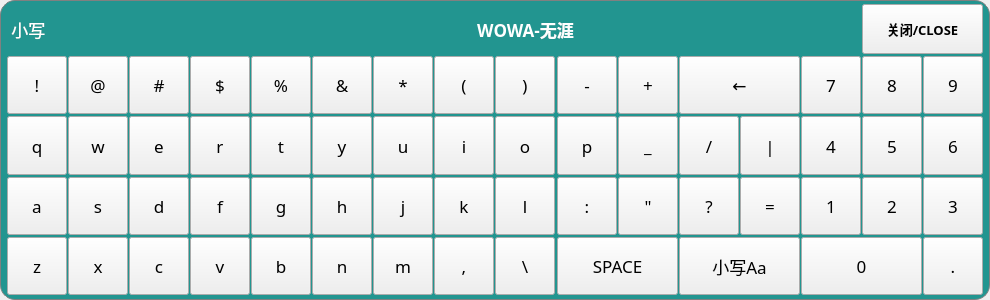
<?xml version="1.0" encoding="UTF-8"?>
<ui version="4.0">
 <class>frmInput</class>
 <widget class="QWidget" name="frmInput">
  <property name="geometry">
   <rect>
    <x>0</x>
    <y>0</y>
    <width>990</width>
    <height>300</height>
   </rect>
  </property>
  <property name="sizePolicy">
   <sizepolicy hsizetype="Expanding" vsizetype="Expanding">
    <horstretch>0</horstretch>
    <verstretch>0</verstretch>
   </sizepolicy>
  </property>
  <property name="maximumSize">
   <size>
    <width>1200</width>
    <height>400</height>
   </size>
  </property>
  <property name="windowTitle">
   <string>输入法</string>
  </property>
  <property name="styleSheet">
   <string notr="true"/>
  </property>
  <widget class="QFrame" name="frameMain">
   <property name="geometry">
    <rect>
     <x>0</x>
     <y>0</y>
     <width>990</width>
     <height>300</height>
    </rect>
   </property>
   <property name="sizePolicy">
    <sizepolicy hsizetype="Preferred" vsizetype="Preferred">
     <horstretch>0</horstretch>
     <verstretch>0</verstretch>
    </sizepolicy>
   </property>
   <property name="minimumSize">
    <size>
     <width>990</width>
     <height>300</height>
    </size>
   </property>
   <property name="maximumSize">
    <size>
     <width>990</width>
     <height>330</height>
    </size>
   </property>
   <property name="font">
    <font>
     <family>Microsoft YaHei</family>
     <pointsize>13</pointsize>
    </font>
   </property>
   <property name="styleSheet">
    <string notr="true">

#frameMain {
    border-radius: 15px;        /* 圆角半径 */
	background-color: rgb(34, 149, 144);
	border: 1px solid gray;
}


/* 按钮按下效果 */
QPushButton:pressed {
    background-color: #16615e;  /* 更深的颜色 */
    padding-top: 7px;          /* 模拟下沉效果 */
    padding-bottom: 5px;
    margin-top: 5px;           /* 保持总高度不变 */
}</string>
   </property>
   <layout class="QGridLayout" name="gridLayout" rowstretch="0,0,0,0,0">
    <property name="leftMargin">
     <number>6</number>
    </property>
    <property name="topMargin">
     <number>3</number>
    </property>
    <property name="rightMargin">
     <number>6</number>
    </property>
    <property name="bottomMargin">
     <number>4</number>
    </property>
    <property name="horizontalSpacing">
     <number>1</number>
    </property>
    <property name="verticalSpacing">
     <number>2</number>
    </property>
    <item row="3" column="1">
     <widget class="QPushButton" name="btns">
      <property name="sizePolicy">
       <sizepolicy hsizetype="Preferred" vsizetype="Preferred">
        <horstretch>0</horstretch>
        <verstretch>0</verstretch>
       </sizepolicy>
      </property>
      <property name="font">
       <font>
        <family>Microsoft YaHei</family>
        <pointsize>13</pointsize>
       </font>
      </property>
      <property name="focusPolicy">
       <enum>Qt::NoFocus</enum>
      </property>
      <property name="text">
       <string>s</string>
      </property>
     </widget>
    </item>
    <item row="1" column="5">
     <widget class="QPushButton" name="btnOther7">
      <property name="sizePolicy">
       <sizepolicy hsizetype="Preferred" vsizetype="Preferred">
        <horstretch>0</horstretch>
        <verstretch>0</verstretch>
       </sizepolicy>
      </property>
      <property name="font">
       <font>
        <family>Microsoft YaHei</family>
        <pointsize>13</pointsize>
       </font>
      </property>
      <property name="focusPolicy">
       <enum>Qt::NoFocus</enum>
      </property>
      <property name="text">
       <string>&amp;&amp;</string>
      </property>
     </widget>
    </item>
    <item row="3" column="0">
     <widget class="QPushButton" name="btna">
      <property name="sizePolicy">
       <sizepolicy hsizetype="Preferred" vsizetype="Preferred">
        <horstretch>0</horstretch>
        <verstretch>0</verstretch>
       </sizepolicy>
      </property>
      <property name="font">
       <font>
        <family>Microsoft YaHei</family>
        <pointsize>13</pointsize>
       </font>
      </property>
      <property name="focusPolicy">
       <enum>Qt::NoFocus</enum>
      </property>
      <property name="text">
       <string>a</string>
      </property>
     </widget>
    </item>
    <item row="2" column="6">
     <widget class="QPushButton" name="btnu">
      <property name="sizePolicy">
       <sizepolicy hsizetype="Preferred" vsizetype="Preferred">
        <horstretch>0</horstretch>
        <verstretch>0</verstretch>
       </sizepolicy>
      </property>
      <property name="font">
       <font>
        <family>Microsoft YaHei</family>
        <pointsize>13</pointsize>
       </font>
      </property>
      <property name="focusPolicy">
       <enum>Qt::NoFocus</enum>
      </property>
      <property name="text">
       <string>u</string>
      </property>
     </widget>
    </item>
    <item row="4" column="2">
     <widget class="QPushButton" name="btnc">
      <property name="sizePolicy">
       <sizepolicy hsizetype="Preferred" vsizetype="Preferred">
        <horstretch>0</horstretch>
        <verstretch>0</verstretch>
       </sizepolicy>
      </property>
      <property name="font">
       <font>
        <family>Microsoft YaHei</family>
        <pointsize>13</pointsize>
       </font>
      </property>
      <property name="focusPolicy">
       <enum>Qt::NoFocus</enum>
      </property>
      <property name="text">
       <string>c</string>
      </property>
     </widget>
    </item>
    <item row="1" column="1">
     <widget class="QPushButton" name="btnOther2">
      <property name="sizePolicy">
       <sizepolicy hsizetype="Preferred" vsizetype="Preferred">
        <horstretch>0</horstretch>
        <verstretch>0</verstretch>
       </sizepolicy>
      </property>
      <property name="font">
       <font>
        <family>Microsoft YaHei</family>
        <pointsize>13</pointsize>
       </font>
      </property>
      <property name="focusPolicy">
       <enum>Qt::NoFocus</enum>
      </property>
      <property name="text">
       <string>@</string>
      </property>
     </widget>
    </item>
    <item row="3" column="5">
     <widget class="QPushButton" name="btnh">
      <property name="sizePolicy">
       <sizepolicy hsizetype="Preferred" vsizetype="Preferred">
        <horstretch>0</horstretch>
        <verstretch>0</verstretch>
       </sizepolicy>
      </property>
      <property name="font">
       <font>
        <family>Microsoft YaHei</family>
        <pointsize>13</pointsize>
       </font>
      </property>
      <property name="focusPolicy">
       <enum>Qt::NoFocus</enum>
      </property>
      <property name="text">
       <string>h</string>
      </property>
     </widget>
    </item>
    <item row="2" column="0">
     <widget class="QPushButton" name="btnq">
      <property name="sizePolicy">
       <sizepolicy hsizetype="Preferred" vsizetype="Preferred">
        <horstretch>0</horstretch>
        <verstretch>0</verstretch>
       </sizepolicy>
      </property>
      <property name="font">
       <font>
        <family>Microsoft YaHei</family>
        <pointsize>13</pointsize>
       </font>
      </property>
      <property name="focusPolicy">
       <enum>Qt::NoFocus</enum>
      </property>
      <property name="text">
       <string>q</string>
      </property>
     </widget>
    </item>
    <item row="1" column="17">
     <widget class="QPushButton" name="btn9">
      <property name="sizePolicy">
       <sizepolicy hsizetype="Preferred" vsizetype="Preferred">
        <horstretch>0</horstretch>
        <verstretch>0</verstretch>
       </sizepolicy>
      </property>
      <property name="font">
       <font>
        <family>Microsoft YaHei</family>
        <pointsize>13</pointsize>
       </font>
      </property>
      <property name="focusPolicy">
       <enum>Qt::NoFocus</enum>
      </property>
      <property name="text">
       <string>9</string>
      </property>
     </widget>
    </item>
    <item row="1" column="3">
     <widget class="QPushButton" name="btnOther4">
      <property name="sizePolicy">
       <sizepolicy hsizetype="Preferred" vsizetype="Preferred">
        <horstretch>0</horstretch>
        <verstretch>0</verstretch>
       </sizepolicy>
      </property>
      <property name="font">
       <font>
        <family>Microsoft YaHei</family>
        <pointsize>13</pointsize>
       </font>
      </property>
      <property name="focusPolicy">
       <enum>Qt::NoFocus</enum>
      </property>
      <property name="text">
       <string>$</string>
      </property>
     </widget>
    </item>
    <item row="1" column="15">
     <widget class="QPushButton" name="btn7">
      <property name="sizePolicy">
       <sizepolicy hsizetype="Preferred" vsizetype="Preferred">
        <horstretch>0</horstretch>
        <verstretch>0</verstretch>
       </sizepolicy>
      </property>
      <property name="font">
       <font>
        <family>Microsoft YaHei</family>
        <pointsize>13</pointsize>
       </font>
      </property>
      <property name="focusPolicy">
       <enum>Qt::NoFocus</enum>
      </property>
      <property name="text">
       <string>7</string>
      </property>
     </widget>
    </item>
    <item row="3" column="4">
     <widget class="QPushButton" name="btng">
      <property name="sizePolicy">
       <sizepolicy hsizetype="Preferred" vsizetype="Preferred">
        <horstretch>0</horstretch>
        <verstretch>0</verstretch>
       </sizepolicy>
      </property>
      <property name="font">
       <font>
        <family>Microsoft YaHei</family>
        <pointsize>13</pointsize>
       </font>
      </property>
      <property name="focusPolicy">
       <enum>Qt::NoFocus</enum>
      </property>
      <property name="text">
       <string>g</string>
      </property>
     </widget>
    </item>
    <item row="1" column="12" colspan="2">
     <widget class="QPushButton" name="btnDelete">
      <property name="sizePolicy">
       <sizepolicy hsizetype="Preferred" vsizetype="Preferred">
        <horstretch>0</horstretch>
        <verstretch>0</verstretch>
       </sizepolicy>
      </property>
      <property name="font">
       <font>
        <family>Microsoft YaHei</family>
        <pointsize>13</pointsize>
       </font>
      </property>
      <property name="focusPolicy">
       <enum>Qt::NoFocus</enum>
      </property>
      <property name="text">
       <string>←</string>
      </property>
     </widget>
    </item>
    <item row="2" column="16">
     <widget class="QPushButton" name="btn5">
      <property name="sizePolicy">
       <sizepolicy hsizetype="Preferred" vsizetype="Preferred">
        <horstretch>0</horstretch>
        <verstretch>0</verstretch>
       </sizepolicy>
      </property>
      <property name="font">
       <font>
        <family>Microsoft YaHei</family>
        <pointsize>13</pointsize>
       </font>
      </property>
      <property name="focusPolicy">
       <enum>Qt::NoFocus</enum>
      </property>
      <property name="text">
       <string>5</string>
      </property>
     </widget>
    </item>
    <item row="3" column="3">
     <widget class="QPushButton" name="btnf">
      <property name="sizePolicy">
       <sizepolicy hsizetype="Preferred" vsizetype="Preferred">
        <horstretch>0</horstretch>
        <verstretch>0</verstretch>
       </sizepolicy>
      </property>
      <property name="font">
       <font>
        <family>Microsoft YaHei</family>
        <pointsize>13</pointsize>
       </font>
      </property>
      <property name="focusPolicy">
       <enum>Qt::NoFocus</enum>
      </property>
      <property name="text">
       <string>f</string>
      </property>
     </widget>
    </item>
    <item row="4" column="0">
     <widget class="QPushButton" name="btnz">
      <property name="sizePolicy">
       <sizepolicy hsizetype="Preferred" vsizetype="Preferred">
        <horstretch>0</horstretch>
        <verstretch>0</verstretch>
       </sizepolicy>
      </property>
      <property name="font">
       <font>
        <family>Microsoft YaHei</family>
        <pointsize>13</pointsize>
       </font>
      </property>
      <property name="focusPolicy">
       <enum>Qt::NoFocus</enum>
      </property>
      <property name="text">
       <string>z</string>
      </property>
     </widget>
    </item>
    <item row="2" column="13">
     <widget class="QPushButton" name="btnOther13">
      <property name="sizePolicy">
       <sizepolicy hsizetype="Preferred" vsizetype="Preferred">
        <horstretch>0</horstretch>
        <verstretch>0</verstretch>
       </sizepolicy>
      </property>
      <property name="font">
       <font>
        <family>Microsoft YaHei</family>
        <pointsize>13</pointsize>
       </font>
      </property>
      <property name="focusPolicy">
       <enum>Qt::NoFocus</enum>
      </property>
      <property name="text">
       <string>|</string>
      </property>
     </widget>
    </item>
    <item row="3" column="10">
     <widget class="QPushButton" name="btnOther14">
      <property name="sizePolicy">
       <sizepolicy hsizetype="Preferred" vsizetype="Preferred">
        <horstretch>0</horstretch>
        <verstretch>0</verstretch>
       </sizepolicy>
      </property>
      <property name="font">
       <font>
        <family>Microsoft YaHei</family>
        <pointsize>13</pointsize>
       </font>
      </property>
      <property name="focusPolicy">
       <enum>Qt::NoFocus</enum>
      </property>
      <property name="text">
       <string>:</string>
      </property>
     </widget>
    </item>
    <item row="3" column="17">
     <widget class="QPushButton" name="btn3">
      <property name="sizePolicy">
       <sizepolicy hsizetype="Preferred" vsizetype="Preferred">
        <horstretch>0</horstretch>
        <verstretch>0</verstretch>
       </sizepolicy>
      </property>
      <property name="font">
       <font>
        <family>Microsoft YaHei</family>
        <pointsize>13</pointsize>
       </font>
      </property>
      <property name="focusPolicy">
       <enum>Qt::NoFocus</enum>
      </property>
      <property name="text">
       <string>3</string>
      </property>
     </widget>
    </item>
    <item row="2" column="7">
     <widget class="QPushButton" name="btni">
      <property name="sizePolicy">
       <sizepolicy hsizetype="Preferred" vsizetype="Preferred">
        <horstretch>0</horstretch>
        <verstretch>0</verstretch>
       </sizepolicy>
      </property>
      <property name="font">
       <font>
        <family>Microsoft YaHei</family>
        <pointsize>13</pointsize>
       </font>
      </property>
      <property name="focusPolicy">
       <enum>Qt::NoFocus</enum>
      </property>
      <property name="text">
       <string>i</string>
      </property>
     </widget>
    </item>
    <item row="3" column="15">
     <widget class="QPushButton" name="btn1">
      <property name="sizePolicy">
       <sizepolicy hsizetype="Preferred" vsizetype="Preferred">
        <horstretch>0</horstretch>
        <verstretch>0</verstretch>
       </sizepolicy>
      </property>
      <property name="font">
       <font>
        <family>Microsoft YaHei</family>
        <pointsize>13</pointsize>
       </font>
      </property>
      <property name="focusPolicy">
       <enum>Qt::NoFocus</enum>
      </property>
      <property name="text">
       <string>1</string>
      </property>
     </widget>
    </item>
    <item row="3" column="7">
     <widget class="QPushButton" name="btnk">
      <property name="sizePolicy">
       <sizepolicy hsizetype="Preferred" vsizetype="Preferred">
        <horstretch>0</horstretch>
        <verstretch>0</verstretch>
       </sizepolicy>
      </property>
      <property name="font">
       <font>
        <family>Microsoft YaHei</family>
        <pointsize>13</pointsize>
       </font>
      </property>
      <property name="focusPolicy">
       <enum>Qt::NoFocus</enum>
      </property>
      <property name="text">
       <string>k</string>
      </property>
     </widget>
    </item>
    <item row="4" column="3">
     <widget class="QPushButton" name="btnv">
      <property name="sizePolicy">
       <sizepolicy hsizetype="Preferred" vsizetype="Preferred">
        <horstretch>0</horstretch>
        <verstretch>0</verstretch>
       </sizepolicy>
      </property>
      <property name="font">
       <font>
        <family>Microsoft YaHei</family>
        <pointsize>13</pointsize>
       </font>
      </property>
      <property name="focusPolicy">
       <enum>Qt::NoFocus</enum>
      </property>
      <property name="text">
       <string>v</string>
      </property>
     </widget>
    </item>
    <item row="4" column="1">
     <widget class="QPushButton" name="btnx">
      <property name="sizePolicy">
       <sizepolicy hsizetype="Preferred" vsizetype="Preferred">
        <horstretch>0</horstretch>
        <verstretch>0</verstretch>
       </sizepolicy>
      </property>
      <property name="font">
       <font>
        <family>Microsoft YaHei</family>
        <pointsize>13</pointsize>
       </font>
      </property>
      <property name="focusPolicy">
       <enum>Qt::NoFocus</enum>
      </property>
      <property name="text">
       <string>x</string>
      </property>
     </widget>
    </item>
    <item row="1" column="2">
     <widget class="QPushButton" name="btnOther3">
      <property name="sizePolicy">
       <sizepolicy hsizetype="Preferred" vsizetype="Preferred">
        <horstretch>0</horstretch>
        <verstretch>0</verstretch>
       </sizepolicy>
      </property>
      <property name="font">
       <font>
        <family>Microsoft YaHei</family>
        <pointsize>13</pointsize>
       </font>
      </property>
      <property name="focusPolicy">
       <enum>Qt::NoFocus</enum>
      </property>
      <property name="text">
       <string>#</string>
      </property>
     </widget>
    </item>
    <item row="4" column="5">
     <widget class="QPushButton" name="btnn">
      <property name="sizePolicy">
       <sizepolicy hsizetype="Preferred" vsizetype="Preferred">
        <horstretch>0</horstretch>
        <verstretch>0</verstretch>
       </sizepolicy>
      </property>
      <property name="font">
       <font>
        <family>Microsoft YaHei</family>
        <pointsize>13</pointsize>
       </font>
      </property>
      <property name="focusPolicy">
       <enum>Qt::NoFocus</enum>
      </property>
      <property name="text">
       <string>n</string>
      </property>
     </widget>
    </item>
    <item row="4" column="10" colspan="2">
     <widget class="QPushButton" name="btnSpace">
      <property name="sizePolicy">
       <sizepolicy hsizetype="Preferred" vsizetype="Preferred">
        <horstretch>0</horstretch>
        <verstretch>0</verstretch>
       </sizepolicy>
      </property>
      <property name="font">
       <font>
        <family>Microsoft YaHei</family>
        <pointsize>13</pointsize>
       </font>
      </property>
      <property name="focusPolicy">
       <enum>Qt::NoFocus</enum>
      </property>
      <property name="text">
       <string>SPACE</string>
      </property>
     </widget>
    </item>
    <item row="2" column="11">
     <widget class="QPushButton" name="btnOther10">
      <property name="sizePolicy">
       <sizepolicy hsizetype="Preferred" vsizetype="Preferred">
        <horstretch>0</horstretch>
        <verstretch>0</verstretch>
       </sizepolicy>
      </property>
      <property name="font">
       <font>
        <family>Microsoft YaHei</family>
        <pointsize>13</pointsize>
       </font>
      </property>
      <property name="focusPolicy">
       <enum>Qt::NoFocus</enum>
      </property>
      <property name="text">
       <string>_</string>
      </property>
     </widget>
    </item>
    <item row="3" column="16">
     <widget class="QPushButton" name="btn2">
      <property name="sizePolicy">
       <sizepolicy hsizetype="Preferred" vsizetype="Preferred">
        <horstretch>0</horstretch>
        <verstretch>0</verstretch>
       </sizepolicy>
      </property>
      <property name="font">
       <font>
        <family>Microsoft YaHei</family>
        <pointsize>13</pointsize>
       </font>
      </property>
      <property name="focusPolicy">
       <enum>Qt::NoFocus</enum>
      </property>
      <property name="text">
       <string>2</string>
      </property>
     </widget>
    </item>
    <item row="2" column="5">
     <widget class="QPushButton" name="btny">
      <property name="sizePolicy">
       <sizepolicy hsizetype="Preferred" vsizetype="Preferred">
        <horstretch>0</horstretch>
        <verstretch>0</verstretch>
       </sizepolicy>
      </property>
      <property name="font">
       <font>
        <family>Microsoft YaHei</family>
        <pointsize>13</pointsize>
       </font>
      </property>
      <property name="focusPolicy">
       <enum>Qt::NoFocus</enum>
      </property>
      <property name="text">
       <string>y</string>
      </property>
     </widget>
    </item>
    <item row="3" column="13">
     <widget class="QPushButton" name="btnOther16">
      <property name="sizePolicy">
       <sizepolicy hsizetype="Preferred" vsizetype="Preferred">
        <horstretch>0</horstretch>
        <verstretch>0</verstretch>
       </sizepolicy>
      </property>
      <property name="font">
       <font>
        <family>Microsoft YaHei</family>
        <pointsize>13</pointsize>
       </font>
      </property>
      <property name="focusPolicy">
       <enum>Qt::NoFocus</enum>
      </property>
      <property name="text">
       <string>=</string>
      </property>
     </widget>
    </item>
    <item row="2" column="8">
     <widget class="QPushButton" name="btno">
      <property name="sizePolicy">
       <sizepolicy hsizetype="Preferred" vsizetype="Preferred">
        <horstretch>0</horstretch>
        <verstretch>0</verstretch>
       </sizepolicy>
      </property>
      <property name="font">
       <font>
        <family>Microsoft YaHei</family>
        <pointsize>13</pointsize>
       </font>
      </property>
      <property name="focusPolicy">
       <enum>Qt::NoFocus</enum>
      </property>
      <property name="text">
       <string>o</string>
      </property>
     </widget>
    </item>
    <item row="2" column="12">
     <widget class="QPushButton" name="btnOther12">
      <property name="sizePolicy">
       <sizepolicy hsizetype="Preferred" vsizetype="Preferred">
        <horstretch>0</horstretch>
        <verstretch>0</verstretch>
       </sizepolicy>
      </property>
      <property name="font">
       <font>
        <family>Microsoft YaHei</family>
        <pointsize>13</pointsize>
       </font>
      </property>
      <property name="focusPolicy">
       <enum>Qt::NoFocus</enum>
      </property>
      <property name="text">
       <string>/</string>
      </property>
     </widget>
    </item>
    <item row="3" column="2">
     <widget class="QPushButton" name="btnd">
      <property name="sizePolicy">
       <sizepolicy hsizetype="Preferred" vsizetype="Preferred">
        <horstretch>0</horstretch>
        <verstretch>0</verstretch>
       </sizepolicy>
      </property>
      <property name="font">
       <font>
        <family>Microsoft YaHei</family>
        <pointsize>13</pointsize>
       </font>
      </property>
      <property name="focusPolicy">
       <enum>Qt::NoFocus</enum>
      </property>
      <property name="text">
       <string>d</string>
      </property>
     </widget>
    </item>
    <item row="4" column="12" colspan="2">
     <widget class="QPushButton" name="btnType">
      <property name="sizePolicy">
       <sizepolicy hsizetype="Preferred" vsizetype="Preferred">
        <horstretch>0</horstretch>
        <verstretch>0</verstretch>
       </sizepolicy>
      </property>
      <property name="font">
       <font>
        <family>Microsoft YaHei</family>
        <pointsize>13</pointsize>
       </font>
      </property>
      <property name="focusPolicy">
       <enum>Qt::NoFocus</enum>
      </property>
      <property name="text">
       <string>小写Aa</string>
      </property>
     </widget>
    </item>
    <item row="1" column="0">
     <widget class="QPushButton" name="btnOther1">
      <property name="sizePolicy">
       <sizepolicy hsizetype="Preferred" vsizetype="Preferred">
        <horstretch>0</horstretch>
        <verstretch>0</verstretch>
       </sizepolicy>
      </property>
      <property name="font">
       <font>
        <family>Microsoft YaHei</family>
        <pointsize>13</pointsize>
       </font>
      </property>
      <property name="focusPolicy">
       <enum>Qt::NoFocus</enum>
      </property>
      <property name="text">
       <string>!</string>
      </property>
     </widget>
    </item>
    <item row="3" column="8">
     <widget class="QPushButton" name="btnl">
      <property name="sizePolicy">
       <sizepolicy hsizetype="Preferred" vsizetype="Preferred">
        <horstretch>0</horstretch>
        <verstretch>0</verstretch>
       </sizepolicy>
      </property>
      <property name="font">
       <font>
        <family>Microsoft YaHei</family>
        <pointsize>13</pointsize>
       </font>
      </property>
      <property name="focusPolicy">
       <enum>Qt::NoFocus</enum>
      </property>
      <property name="text">
       <string>l</string>
      </property>
     </widget>
    </item>
    <item row="1" column="7">
     <widget class="QPushButton" name="btnOther19">
      <property name="sizePolicy">
       <sizepolicy hsizetype="Preferred" vsizetype="Preferred">
        <horstretch>0</horstretch>
        <verstretch>0</verstretch>
       </sizepolicy>
      </property>
      <property name="font">
       <font>
        <family>Microsoft YaHei</family>
        <pointsize>13</pointsize>
       </font>
      </property>
      <property name="focusPolicy">
       <enum>Qt::NoFocus</enum>
      </property>
      <property name="text">
       <string>(</string>
      </property>
     </widget>
    </item>
    <item row="4" column="8">
     <widget class="QPushButton" name="btnOther18">
      <property name="sizePolicy">
       <sizepolicy hsizetype="Preferred" vsizetype="Preferred">
        <horstretch>0</horstretch>
        <verstretch>0</verstretch>
       </sizepolicy>
      </property>
      <property name="font">
       <font>
        <family>Microsoft YaHei</family>
        <pointsize>13</pointsize>
       </font>
      </property>
      <property name="focusPolicy">
       <enum>Qt::NoFocus</enum>
      </property>
      <property name="text">
       <string>\</string>
      </property>
     </widget>
    </item>
    <item row="2" column="2">
     <widget class="QPushButton" name="btne">
      <property name="sizePolicy">
       <sizepolicy hsizetype="Preferred" vsizetype="Preferred">
        <horstretch>0</horstretch>
        <verstretch>0</verstretch>
       </sizepolicy>
      </property>
      <property name="font">
       <font>
        <family>Microsoft YaHei</family>
        <pointsize>13</pointsize>
       </font>
      </property>
      <property name="focusPolicy">
       <enum>Qt::NoFocus</enum>
      </property>
      <property name="text">
       <string>e</string>
      </property>
     </widget>
    </item>
    <item row="1" column="6">
     <widget class="QPushButton" name="btnOther8">
      <property name="sizePolicy">
       <sizepolicy hsizetype="Preferred" vsizetype="Preferred">
        <horstretch>0</horstretch>
        <verstretch>0</verstretch>
       </sizepolicy>
      </property>
      <property name="font">
       <font>
        <family>Microsoft YaHei</family>
        <pointsize>13</pointsize>
       </font>
      </property>
      <property name="focusPolicy">
       <enum>Qt::NoFocus</enum>
      </property>
      <property name="text">
       <string>*</string>
      </property>
     </widget>
    </item>
    <item row="1" column="11">
     <widget class="QPushButton" name="btnOther11">
      <property name="sizePolicy">
       <sizepolicy hsizetype="Preferred" vsizetype="Preferred">
        <horstretch>0</horstretch>
        <verstretch>0</verstretch>
       </sizepolicy>
      </property>
      <property name="font">
       <font>
        <family>Microsoft YaHei</family>
        <pointsize>13</pointsize>
       </font>
      </property>
      <property name="focusPolicy">
       <enum>Qt::NoFocus</enum>
      </property>
      <property name="text">
       <string>+</string>
      </property>
     </widget>
    </item>
    <item row="2" column="1">
     <widget class="QPushButton" name="btnw">
      <property name="sizePolicy">
       <sizepolicy hsizetype="Preferred" vsizetype="Preferred">
        <horstretch>0</horstretch>
        <verstretch>0</verstretch>
       </sizepolicy>
      </property>
      <property name="font">
       <font>
        <family>Microsoft YaHei</family>
        <pointsize>13</pointsize>
       </font>
      </property>
      <property name="focusPolicy">
       <enum>Qt::NoFocus</enum>
      </property>
      <property name="text">
       <string>w</string>
      </property>
     </widget>
    </item>
    <item row="4" column="6">
     <widget class="QPushButton" name="btnm">
      <property name="sizePolicy">
       <sizepolicy hsizetype="Preferred" vsizetype="Preferred">
        <horstretch>0</horstretch>
        <verstretch>0</verstretch>
       </sizepolicy>
      </property>
      <property name="font">
       <font>
        <family>Microsoft YaHei</family>
        <pointsize>13</pointsize>
       </font>
      </property>
      <property name="focusPolicy">
       <enum>Qt::NoFocus</enum>
      </property>
      <property name="text">
       <string>m</string>
      </property>
     </widget>
    </item>
    <item row="4" column="7">
     <widget class="QPushButton" name="btnOther17">
      <property name="sizePolicy">
       <sizepolicy hsizetype="Preferred" vsizetype="Preferred">
        <horstretch>0</horstretch>
        <verstretch>0</verstretch>
       </sizepolicy>
      </property>
      <property name="font">
       <font>
        <family>Microsoft YaHei</family>
        <pointsize>13</pointsize>
       </font>
      </property>
      <property name="focusPolicy">
       <enum>Qt::NoFocus</enum>
      </property>
      <property name="text">
       <string>,</string>
      </property>
     </widget>
    </item>
    <item row="2" column="10">
     <widget class="QPushButton" name="btnp">
      <property name="sizePolicy">
       <sizepolicy hsizetype="Preferred" vsizetype="Preferred">
        <horstretch>0</horstretch>
        <verstretch>0</verstretch>
       </sizepolicy>
      </property>
      <property name="font">
       <font>
        <family>Microsoft YaHei</family>
        <pointsize>13</pointsize>
       </font>
      </property>
      <property name="focusPolicy">
       <enum>Qt::NoFocus</enum>
      </property>
      <property name="text">
       <string>p</string>
      </property>
     </widget>
    </item>
    <item row="3" column="12">
     <widget class="QPushButton" name="btnOther15">
      <property name="sizePolicy">
       <sizepolicy hsizetype="Preferred" vsizetype="Preferred">
        <horstretch>0</horstretch>
        <verstretch>0</verstretch>
       </sizepolicy>
      </property>
      <property name="font">
       <font>
        <family>Microsoft YaHei</family>
        <pointsize>13</pointsize>
       </font>
      </property>
      <property name="focusPolicy">
       <enum>Qt::NoFocus</enum>
      </property>
      <property name="text">
       <string>?</string>
      </property>
     </widget>
    </item>
    <item row="1" column="16">
     <widget class="QPushButton" name="btn8">
      <property name="sizePolicy">
       <sizepolicy hsizetype="Preferred" vsizetype="Preferred">
        <horstretch>0</horstretch>
        <verstretch>0</verstretch>
       </sizepolicy>
      </property>
      <property name="font">
       <font>
        <family>Microsoft YaHei</family>
        <pointsize>13</pointsize>
       </font>
      </property>
      <property name="focusPolicy">
       <enum>Qt::NoFocus</enum>
      </property>
      <property name="text">
       <string>8</string>
      </property>
     </widget>
    </item>
    <item row="1" column="14">
     <spacer name="spacer">
      <property name="sizePolicy">
       <sizepolicy hsizetype="Preferred" vsizetype="Minimum">
        <horstretch>0</horstretch>
        <verstretch>0</verstretch>
       </sizepolicy>
      </property>
      <property name="font">
       <font>
        <family>Microsoft YaHei</family>
        <pointsize>13</pointsize>
       </font>
      </property>
      <property name="orientation">
       <enum>Qt::Horizontal</enum>
      </property>
      <property name="sizeType">
       <enum>QSizePolicy::Preferred</enum>
      </property>
      <property name="sizeHint" stdset="0">
       <size>
        <width>10</width>
        <height>20</height>
       </size>
      </property>
     </spacer>
    </item>
    <item row="4" column="4">
     <widget class="QPushButton" name="btnb">
      <property name="sizePolicy">
       <sizepolicy hsizetype="Preferred" vsizetype="Preferred">
        <horstretch>0</horstretch>
        <verstretch>0</verstretch>
       </sizepolicy>
      </property>
      <property name="font">
       <font>
        <family>Microsoft YaHei</family>
        <pointsize>13</pointsize>
       </font>
      </property>
      <property name="focusPolicy">
       <enum>Qt::NoFocus</enum>
      </property>
      <property name="text">
       <string>b</string>
      </property>
     </widget>
    </item>
    <item row="3" column="6">
     <widget class="QPushButton" name="btnj">
      <property name="sizePolicy">
       <sizepolicy hsizetype="Preferred" vsizetype="Preferred">
        <horstretch>0</horstretch>
        <verstretch>0</verstretch>
       </sizepolicy>
      </property>
      <property name="font">
       <font>
        <family>Microsoft YaHei</family>
        <pointsize>13</pointsize>
       </font>
      </property>
      <property name="focusPolicy">
       <enum>Qt::NoFocus</enum>
      </property>
      <property name="text">
       <string>j</string>
      </property>
     </widget>
    </item>
    <item row="2" column="15">
     <widget class="QPushButton" name="btn4">
      <property name="sizePolicy">
       <sizepolicy hsizetype="Preferred" vsizetype="Preferred">
        <horstretch>0</horstretch>
        <verstretch>0</verstretch>
       </sizepolicy>
      </property>
      <property name="font">
       <font>
        <family>Microsoft YaHei</family>
        <pointsize>13</pointsize>
       </font>
      </property>
      <property name="focusPolicy">
       <enum>Qt::NoFocus</enum>
      </property>
      <property name="text">
       <string>4</string>
      </property>
     </widget>
    </item>
    <item row="1" column="10">
     <widget class="QPushButton" name="btnOther9">
      <property name="sizePolicy">
       <sizepolicy hsizetype="Preferred" vsizetype="Preferred">
        <horstretch>0</horstretch>
        <verstretch>0</verstretch>
       </sizepolicy>
      </property>
      <property name="font">
       <font>
        <family>Microsoft YaHei</family>
        <pointsize>13</pointsize>
       </font>
      </property>
      <property name="focusPolicy">
       <enum>Qt::NoFocus</enum>
      </property>
      <property name="text">
       <string>-</string>
      </property>
     </widget>
    </item>
    <item row="4" column="15" colspan="2">
     <widget class="QPushButton" name="btn0">
      <property name="sizePolicy">
       <sizepolicy hsizetype="Preferred" vsizetype="Preferred">
        <horstretch>0</horstretch>
        <verstretch>0</verstretch>
       </sizepolicy>
      </property>
      <property name="font">
       <font>
        <family>Microsoft YaHei</family>
        <pointsize>13</pointsize>
       </font>
      </property>
      <property name="focusPolicy">
       <enum>Qt::NoFocus</enum>
      </property>
      <property name="text">
       <string>0</string>
      </property>
     </widget>
    </item>
    <item row="2" column="17">
     <widget class="QPushButton" name="btn6">
      <property name="sizePolicy">
       <sizepolicy hsizetype="Preferred" vsizetype="Preferred">
        <horstretch>0</horstretch>
        <verstretch>0</verstretch>
       </sizepolicy>
      </property>
      <property name="font">
       <font>
        <family>Microsoft YaHei</family>
        <pointsize>13</pointsize>
       </font>
      </property>
      <property name="focusPolicy">
       <enum>Qt::NoFocus</enum>
      </property>
      <property name="text">
       <string>6</string>
      </property>
     </widget>
    </item>
    <item row="2" column="4">
     <widget class="QPushButton" name="btnt">
      <property name="sizePolicy">
       <sizepolicy hsizetype="Preferred" vsizetype="Preferred">
        <horstretch>0</horstretch>
        <verstretch>0</verstretch>
       </sizepolicy>
      </property>
      <property name="font">
       <font>
        <family>Microsoft YaHei</family>
        <pointsize>13</pointsize>
       </font>
      </property>
      <property name="focusPolicy">
       <enum>Qt::NoFocus</enum>
      </property>
      <property name="text">
       <string>t</string>
      </property>
     </widget>
    </item>
    <item row="4" column="17">
     <widget class="QPushButton" name="btnDot">
      <property name="sizePolicy">
       <sizepolicy hsizetype="Preferred" vsizetype="Preferred">
        <horstretch>0</horstretch>
        <verstretch>0</verstretch>
       </sizepolicy>
      </property>
      <property name="font">
       <font>
        <family>Microsoft YaHei</family>
        <pointsize>13</pointsize>
       </font>
      </property>
      <property name="focusPolicy">
       <enum>Qt::NoFocus</enum>
      </property>
      <property name="text">
       <string>.</string>
      </property>
     </widget>
    </item>
    <item row="2" column="3">
     <widget class="QPushButton" name="btnr">
      <property name="sizePolicy">
       <sizepolicy hsizetype="Preferred" vsizetype="Preferred">
        <horstretch>0</horstretch>
        <verstretch>0</verstretch>
       </sizepolicy>
      </property>
      <property name="font">
       <font>
        <family>Microsoft YaHei</family>
        <pointsize>13</pointsize>
       </font>
      </property>
      <property name="focusPolicy">
       <enum>Qt::NoFocus</enum>
      </property>
      <property name="text">
       <string>r</string>
      </property>
     </widget>
    </item>
    <item row="1" column="8">
     <widget class="QPushButton" name="btnOther20">
      <property name="sizePolicy">
       <sizepolicy hsizetype="Preferred" vsizetype="Preferred">
        <horstretch>0</horstretch>
        <verstretch>0</verstretch>
       </sizepolicy>
      </property>
      <property name="font">
       <font>
        <family>Microsoft YaHei</family>
        <pointsize>13</pointsize>
       </font>
      </property>
      <property name="focusPolicy">
       <enum>Qt::NoFocus</enum>
      </property>
      <property name="text">
       <string>)</string>
      </property>
     </widget>
    </item>
    <item row="1" column="4">
     <widget class="QPushButton" name="btnOther5">
      <property name="sizePolicy">
       <sizepolicy hsizetype="Preferred" vsizetype="Preferred">
        <horstretch>0</horstretch>
        <verstretch>0</verstretch>
       </sizepolicy>
      </property>
      <property name="font">
       <font>
        <family>Microsoft YaHei</family>
        <pointsize>13</pointsize>
       </font>
      </property>
      <property name="focusPolicy">
       <enum>Qt::NoFocus</enum>
      </property>
      <property name="text">
       <string>%</string>
      </property>
     </widget>
    </item>
    <item row="3" column="11">
     <widget class="QPushButton" name="btnOther21">
      <property name="sizePolicy">
       <sizepolicy hsizetype="Preferred" vsizetype="Preferred">
        <horstretch>0</horstretch>
        <verstretch>0</verstretch>
       </sizepolicy>
      </property>
      <property name="font">
       <font>
        <family>Microsoft YaHei</family>
        <pointsize>13</pointsize>
       </font>
      </property>
      <property name="focusPolicy">
       <enum>Qt::NoFocus</enum>
      </property>
      <property name="text">
       <string>&quot;</string>
      </property>
     </widget>
    </item>
    <item row="0" column="16" colspan="2">
     <widget class="QPushButton" name="btnClose">
      <property name="sizePolicy">
       <sizepolicy hsizetype="Preferred" vsizetype="Preferred">
        <horstretch>0</horstretch>
        <verstretch>0</verstretch>
       </sizepolicy>
      </property>
      <property name="maximumSize">
       <size>
        <width>150</width>
        <height>50</height>
       </size>
      </property>
      <property name="font">
       <font>
        <family>Microsoft YaHei</family>
        <pointsize>10</pointsize>
        <bold>true</bold>
       </font>
      </property>
      <property name="focusPolicy">
       <enum>Qt::NoFocus</enum>
      </property>
      <property name="styleSheet">
       <string notr="true"/>
      </property>
      <property name="text">
       <string>关闭/CLOSE</string>
      </property>
     </widget>
    </item>
    <item row="0" column="0" colspan="2">
     <widget class="QLabel" name="lab_Title">
      <property name="sizePolicy">
       <sizepolicy hsizetype="Preferred" vsizetype="Preferred">
        <horstretch>0</horstretch>
        <verstretch>0</verstretch>
       </sizepolicy>
      </property>
      <property name="minimumSize">
       <size>
        <width>0</width>
        <height>25</height>
       </size>
      </property>
      <property name="maximumSize">
       <size>
        <width>100</width>
        <height>16777215</height>
       </size>
      </property>
      <property name="font">
       <font>
        <family>Microsoft YaHei</family>
        <pointsize>13</pointsize>
       </font>
      </property>
      <property name="styleSheet">
       <string notr="true">color: rgb(255, 255, 255);</string>
      </property>
      <property name="text">
       <string> 小写</string>
      </property>
     </widget>
    </item>
    <item row="0" column="6" colspan="6">
     <widget class="QLabel" name="labPY">
      <property name="sizePolicy">
       <sizepolicy hsizetype="Preferred" vsizetype="Preferred">
        <horstretch>0</horstretch>
        <verstretch>0</verstretch>
       </sizepolicy>
      </property>
      <property name="font">
       <font>
        <family>Microsoft YaHei</family>
        <pointsize>13</pointsize>
        <bold>true</bold>
       </font>
      </property>
      <property name="styleSheet">
       <string notr="true">color: rgb(255, 255, 255);</string>
      </property>
      <property name="text">
       <string>WOWA-无涯</string>
      </property>
      <property name="alignment">
       <set>Qt::AlignCenter</set>
      </property>
     </widget>
    </item>
   </layout>
  </widget>
 </widget>
 <resources/>
 <connections/>
</ui>
